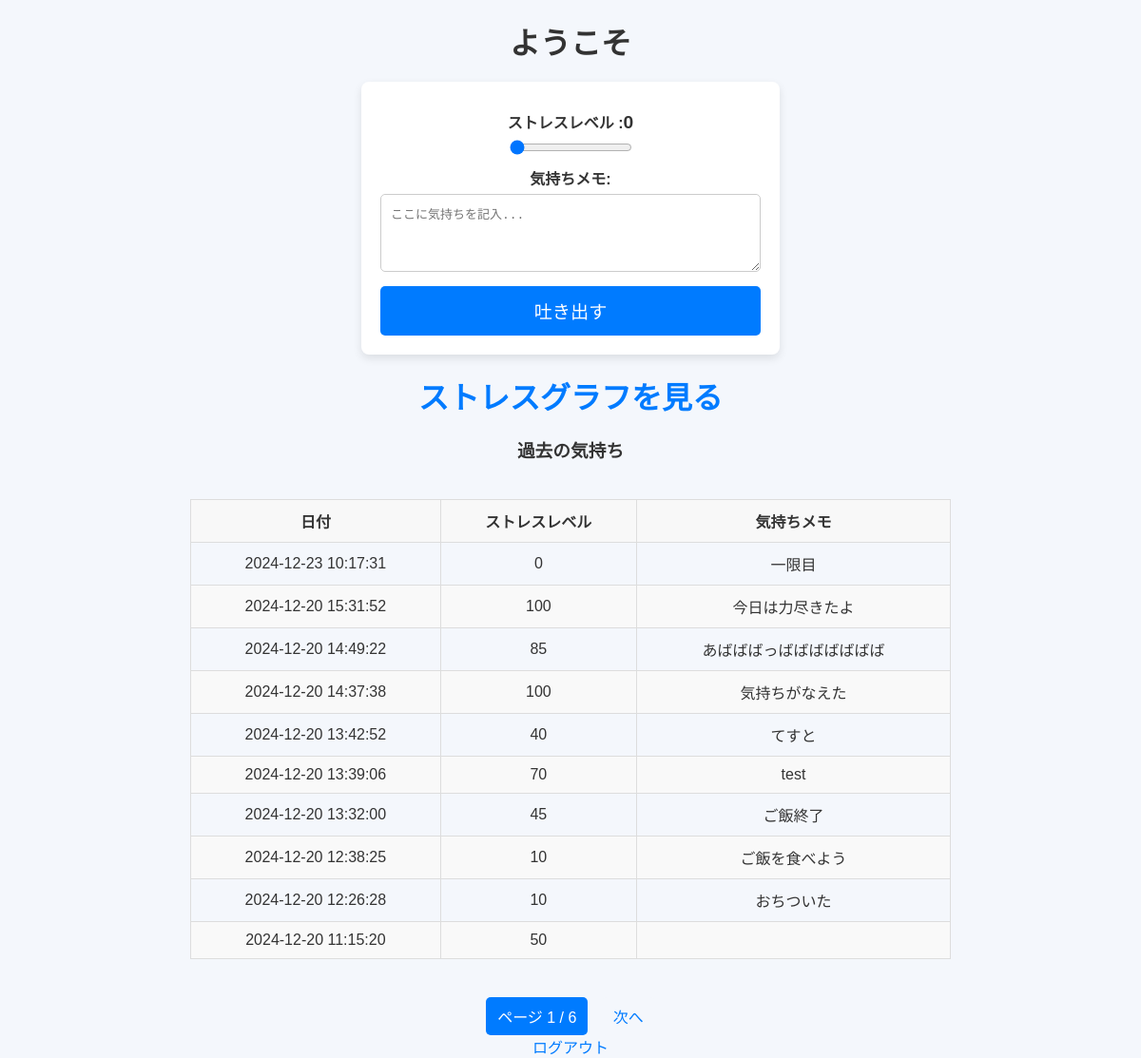
The app's page /dashboard (signed in) with its own data.
### tables this page shows
CREATE TABLE mental_checks (
            id INTEGER PRIMARY KEY AUTOINCREMENT,
            user_id INTEGER NOT NULL,
            date TEXT NOT NULL,
            stress_level INTEGER NOT NULL,
            mood_description TEXT,
            FOREIGN KEY (user_id) REFERENCES users (id)
        );

### health/Mental_Check_App.py (the view, shortened to what this page needs)
@app.route('/dashboard', methods=['GET', 'POST'])
def dashboard():
    if 'user_id' not in session:
        return redirect(url_for('login'))
    user_id = session['user_id']
    page = request.args.get('page', 1, type=int)
    per_page = 10
    error = None
    with get_db_connection() as conn:
        checks = conn.execute(
            'SELECT * FROM mental_checks WHERE user_id = ? ORDER BY date DESC LIMIT ? OFFSET ?',
            (user_id, per_page, (page - 1) * per_page)
        ).fetchall()
        total_checks = conn.execute('SELECT COUNT(*) FROM mental_checks WHERE user_id = ?', (user_id,)).fetchone()[0]
    total_pages = (total_checks + per_page - 1) // per_page
    return render_template('dashboard.html', checks=checks, page=page, total_pages=total_pages, error=error)

### health/Mental_Check_App.py (called while the page is built)
def get_db_connection():
    conn = sqlite3.connect(DATABASE)
    conn.row_factory = sqlite3.Row
    return conn

### health/templates/dashboard.html (shortened to what this page needs)
<!DOCTYPE html>
<html lang="ja">
<head>
    <link rel="stylesheet" href="{{ url_for('static', filename='css/style.css') }}">
</head>
<body>
    <h1>ようこそ</h1>
    <form action="{{ url_for('dashboard') }}" method="POST">
        <label for="stress_level">ストレスレベル :<span id="stress_value">0</span></label>
        <input type="range" id="stress_level" name="stress_level" min="0" max="100" step="5" value="0" required oninput="updateStressValue()">
        <label for="mood_description">気持ちメモ:</label>
        <textarea id="mood_description" name="mood_description" rows="4" placeholder="ここに気持ちを記入..." maxlength="500"></textarea>
        <button type="submit">吐き出す</button>
    </form>
    <h2><a href="{{ url_for('analysis') }}">ストレスグラフを見る</a></h2>
    <h3>過去の気持ち</h3>
    <div class="table-container">
        <table>
            <thead>
                <tr>
                    <th>日付</th>
                    <th>ストレスレベル</th>
                    <th>気持ちメモ</th>
                </tr>
            </thead>
            <tbody>
                {% for check in checks %}
                <tr>
                    <td>{{ check['date'] }}</td>
                    <td>{{ check['stress_level'] }}</td>
                    <td class="tooltip-cell" data-label="気持ちメモ">
                        {{ check['mood_description'] }}
                    </td>
                </tr>
                {% endfor %}
            </tbody>
        </table>
    </div>
    <div class="pagination">
        <span class="current-page">ページ {{ page }} / {{ total_pages }}</span>
        {% if page < total_pages %}
            <a href="{{ url_for('dashboard', page=page+1) }}">次へ</a>
        {% endif %}
    </div>
    <a href="{{ url_for('logout') }}">ログアウト</a>
</body>
</html>

### health/static/css/style.css (style rules this page uses)
body { font-family: 'Arial', sans-serif; background-color: #f4f7fc; color: #333; margin: 0; padding: 0; text-align: center; }
h1, h2 { font-size: 2em; color: #333; margin: 20px 0; }
textarea { width: 100%; padding: 10px; margin: 0; border: 1px solid #ccc; border-radius: 5px; box-sizing: border-box; }
form { background-color: #fff; padding: 20px; margin: 20px auto; border-radius: 8px; box-shadow: 0 4px 10px rgba(0, 0, 0, 0.1); max-width: 400px; text-align: left; display: flex; flex-direction: column; align-items: center; }
label { display: block; margin: 10px 0 5px; font-weight: bold; }
input[type="text"], input[type="password"], input[type="date"], textarea { width: 100%; padding: 10px; margin-bottom: 15px; border: 1px solid #ccc; border-radius: 5px; font-size: 1em; }
button { width: 100%; padding: 12px; background-color: #007bff; color: #fff; border: none; border-radius: 5px; font-size: 1.2em; cursor: pointer; }
a { color: #007bff; text-decoration: none; font-size: 1em; }
table { width: 100%; margin: 20px auto; border-collapse: collapse; }
th, td { padding: 10px; text-align: center; border: 1px solid #ddd; }
th { background-color: #f8f8f8; }
tr:nth-child(even) { background-color: #f9f9f9; }
.table-container { max-width: 800px; margin: 0 auto; overflow-x: auto; }
td { white-space: nowrap; overflow: hidden; text-overflow: ellipsis; max-width: 200px; }
.pagination { margin-top: 20px; }
.pagination a, .pagination span { display: inline-block; padding: 8px 12px; margin: 0 5px; text-decoration: none; background-color: #f4f7fc; color: #007bff; border-radius: 5px; }
.pagination .current-page { background-color: #007bff; color: #fff; }
#stress_value { font-size: 1.2em; font-weight: bold; }

### records on screen
mental_checks: date "2024-12-23 10:17:31", stress_level "0", mood_description "一限目"
mental_checks: date "2024-12-20 15:31:52", stress_level "100", mood_description "今日は力尽きたよ"
mental_checks: date "2024-12-20 14:49:22", stress_level "85", mood_description "あばばばっばばばばばばば"
mental_checks: date "2024-12-20 14:37:38", stress_level "100", mood_description "気持ちがなえた"
mental_checks: date "2024-12-20 13:42:52", stress_level "40", mood_description "てすと"
mental_checks: date "2024-12-20 13:39:06", stress_level "70", mood_description "test"
mental_checks: date "2024-12-20 13:32:00", stress_level "45", mood_description "ご飯終了"
mental_checks: date "2024-12-20 12:38:25", stress_level "10", mood_description "ご飯を食べよう"
mental_checks: date "2024-12-20 12:26:28", stress_level "10", mood_description "おちついた"
mental_checks: date "2024-12-20 11:15:20", stress_level "50"

### other values on screen
{{ page }} "1"
{{ total_pages }} "6"
